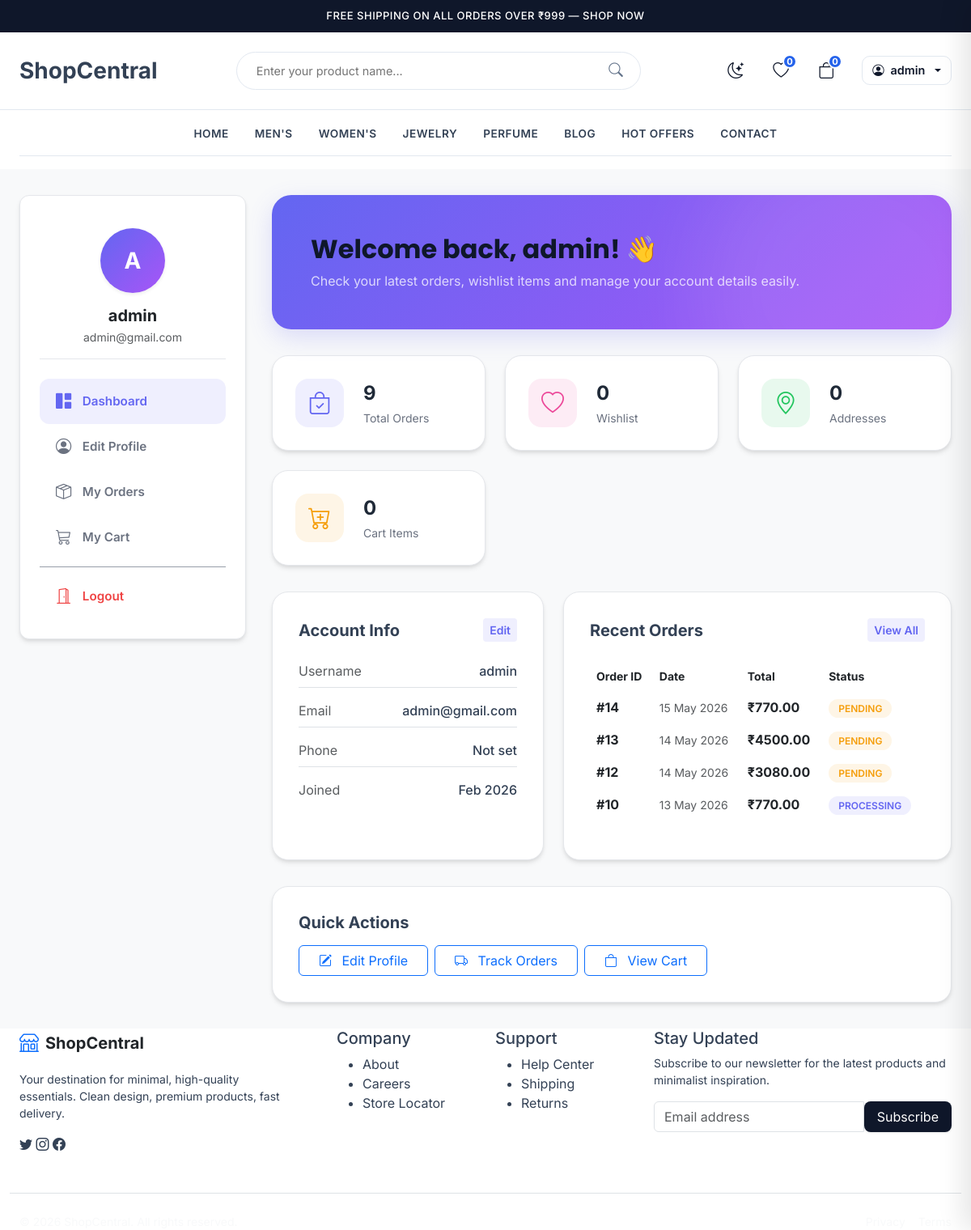
/accounts/dashboard/ (signed in), run on the app's committed database.
### store/models.py (models this page shows, shortened)
class Order(models.Model):
    STATUS_CHOICES = [
        ('pending',    'Pending'),
        ('processing', 'Processing'),
        ('shipped',    'Shipped'),
        ('delivered',  'Delivered'),
        ('cancelled',  'Cancelled'),
    ]
    PAYMENT_CHOICES = [
        ('upi',        'UPI / GPay'),
        ('card',       'Credit / Debit Card'),
        ('netbanking', 'Net Banking'),
        ('cod',        'Cash on Delivery'),
    ]
    user           = models.ForeignKey(User, on_delete=models.CASCADE, related_name='orders')
    status         = models.CharField(max_length=20, choices=STATUS_CHOICES, default='pending')
    payment_method = models.CharField(max_length=20, choices=PAYMENT_CHOICES, default='cod')
    total_amount   = models.DecimalField(max_digits=10, decimal_places=2)
    address        = models.TextField(blank=True)
    city           = models.CharField(max_length=100, blank=True)
    state          = models.CharField(max_length=100, blank=True)
    pincode        = models.CharField(max_length=10, blank=True)
    created_at     = models.DateTimeField(auto_now_add=True)
    updated_at     = models.DateTimeField(auto_now=True)
    class Meta:
        ordering = ['-created_at']

### accounts/views.py (the view)
# urls.py: path('dashboard/', views.dashboard, name='dashboard'),
@login_required
def dashboard(request):
    return render(request, 'accounts/dashboard.html')

### store/cart.py (called while the page is built)
    def get_total(self):
        return sum(Decimal(item['price']) * item['quantity'] for item in self.cart.values())

    def __bool__(self):
        return bool(self.cart)

### store/context_processors.py (called while the page is built)
def cart(request):
    return {'cart': Cart(request)}

### templates/accounts/dashboard.html (shortened to what this page needs)
{% extends 'base.html' %}
{% load static %}
{% block content %}
<div class="dashboard-wrapper">
  <div class="container-custom">
    <div class="dashboard-layout">
      <aside class="dash-sidebar">
        <div class="dash-user-info p-3 mb-4 text-center">
          <div class="dash-avatar mb-3">
            {% if user.profile.avatar %}
              <img src="{{ user.profile.avatar.url }}" alt="{{ user.username }}" class="img-fluid rounded-circle shadow-sm">
            {% else %}
              <div class="dash-avatar-placeholder mx-auto d-flex align-items-center justify-content-center fw-bold fs-3 rounded-circle shadow-sm">
                {{ user.username|first|upper }}
              </div>
            {% endif %}
          </div>
          <h5 class="mb-1 fw-bold text-dark text-truncate px-2">{{ user.get_full_name|default:user.username }}</h5>
          <p class="small text-muted mb-0 text-truncate px-2">{{ user.email }}</p>
        </div>
        <nav class="dash-nav">
          <a href="{% url 'accounts:dashboard' %}" class="dash-nav-link active">
            <i class="bi bi-grid-1x2-fill"></i> Dashboard
          </a>
          <a href="{% url 'accounts:profile' %}" class="dash-nav-link">
            <i class="bi bi-person-circle"></i> Edit Profile
          </a>
          <a href="{% url 'store:my_orders' %}" class="dash-nav-link">
            <i class="bi bi-box-seam"></i> My Orders
          </a>
          <a href="{% url 'store:cart_detail' %}" class="dash-nav-link">
            <i class="bi bi-cart3"></i> My Cart
          </a>
          <hr class="my-2 opacity-50">
          <form method="post" action="{% url 'logout' %}" id="logout-form">
            <button type="submit" class="dash-nav-link logout border-0 bg-transparent w-100 text-start">
              <i class="bi bi-door-open"></i> Logout
            </button>
          </form>
        </nav>
      </aside>
      <main class="dash-main">
        <section class="welcome-banner">
          <div class="position-relative z-1">
            <h2 class="fw-bold mb-2">Welcome back, {{ user.username }}! 👋</h2>
            <p class="mb-0 opacity-75">Check your latest orders, wishlist items and manage your account details easily.</p>
          </div>
        </section>
        <section class="stats-grid">
          <div class="stat-card">
            <div class="stat-icon orders">
              <i class="bi bi-bag-check"></i>
            </div>
            <div class="stat-info">
              <span class="stat-value">{{ user.orders.count }}</span>
              <span class="stat-label">Total Orders</span>
            </div>
          </div>
          <div class="stat-card">
            <div class="stat-icon wishlist">
              <i class="bi bi-heart"></i>
            </div>
            <div class="stat-info">
              <span class="stat-value">0</span>
              <span class="stat-label">Wishlist</span>
            </div>
          </div>
          <div class="stat-card">
            <div class="stat-icon address">
              <i class="bi bi-geo-alt"></i>
            </div>
            <div class="stat-info">
              <span class="stat-value">{% if user.profile.address %}1{% else %}0{% endif %}</span>
              <span class="stat-label">Addresses</span>
            </div>
          </div>
          <div class="stat-card">
            <div class="stat-icon cart">
              <i class="bi bi-cart-plus"></i>
            </div>
            <div class="stat-info">
              {% with cart_count=request.session.cart|length %}
              <span class="stat-value">{{ cart_count }}</span>
              {% endwith %}
              <span class="stat-label">Cart Items</span>
            </div>
          </div>
        </section>
        <div class="row g-4">
          <div class="col-lg-5">
            <div class="dash-card h-100">
              <div class="dash-card-header">
                <h5 class="fw-bold mb-0">Account Info</h5>
                <a href="{% url 'accounts:profile' %}" class="btn btn-sm btn-soft-primary">Edit</a>
              </div>
              <ul class="list-unstyled mb-0">
                <li class="mb-3 d-flex justify-content-between border-bottom pb-2">
                  <span class="text-muted">Username</span>
                  <span class="fw-medium">{{ user.username }}</span>
                </li>
                <li class="mb-3 d-flex justify-content-between border-bottom pb-2">
                  <span class="text-muted">Email</span>
                  <span class="fw-medium">{{ user.email }}</span>
                </li>
                <li class="mb-3 d-flex justify-content-between border-bottom pb-2">
                  <span class="text-muted">Phone</span>
                  <span class="fw-medium">{{ user.profile.phone|default:"Not set" }}</span>
                </li>
                <li class="mb-0 d-flex justify-content-between">
                  <span class="text-muted">Joined</span>
                  <span class="fw-medium">{{ user.date_joined|date:"M Y" }}</span>
                </li>
              </ul>
            </div>
          </div>
          <div class="col-lg-7">
            <div class="dash-card h-100">
              <div class="dash-card-header">
                <h5 class="fw-bold mb-0">Recent Orders</h5>
                <a href="{% url 'store:my_orders' %}" class="btn btn-sm btn-soft-primary">View All</a>
              </div>
              {% with recent_orders=user.orders.all|slice:":4" %}
              {% if recent_orders %}
                <div class="table-responsive">
                  <table class="table table-borderless align-middle">
                    <thead class="text-muted small uppercase">
                      <tr>
                        <th>Order ID</th>
                        <th>Date</th>
                        <th>Total</th>
                        <th>Status</th>
                      </tr>
                    </thead>
                    <tbody>
                      {% for order in recent_orders %}
                      <tr>
                        <td class="fw-bold">#{{ order.id }}</td>
                        <td class="text-muted small">{{ order.created_at|date:"d M Y" }}</td>
                        <td class="fw-bold">₹{{ order.total_amount }}</td>
                        <td>
                          <span class="order-status
                            {% if order.status == 'delivered' %}status-delivered
                            {% elif order.status == 'cancelled' %}status-cancelled
                            {% elif order.status == 'shipped' or order.status == 'processing' %}status-processing
                            {% else %}status-pending{% endif %}">
                            {{ order.get_status_display }}
                          </span>
                        </td>
                      </tr>
                      {% endfor %}
                    </tbody>
                  </table>
                </div>
              {% endif %}
              {% endwith %}
            </div>
          </div>
        </div>
        <section class="dash-card">
          <h5 class="fw-bold mb-3">Quick Actions</h5>
          <div class="d-flex flex-wrap gap-2">
            <a href="{% url 'accounts:profile' %}" class="btn btn-outline-primary px-4">
              <i class="bi bi-pencil-square me-2"></i> Edit Profile
            </a>
            <a href="{% url 'store:my_orders' %}" class="btn btn-outline-primary px-4">
              <i class="bi bi-truck me-2"></i> Track Orders
            </a>
            <a href="{% url 'store:cart_detail' %}" class="btn btn-outline-primary px-4">
              <i class="bi bi-bag me-2"></i> View Cart
            </a>
          </div>
        </section>
      </main>
    </div>
  </div>
</div>
{% endblock %}

### templates/base.html (shortened to what this page needs)
{% load static %}
<!DOCTYPE html>
<html lang="en">
<head>
  <link href="https://cdn.jsdelivr.net/npm/bootstrap@5.3.0/dist/css/bootstrap.min.css" rel="stylesheet">
  <link rel="stylesheet" href="{% static 'css/style.css' %}?v=3.0">
  <link rel="stylesheet" href="https://cdn.jsdelivr.net/npm/bootstrap-icons@1.10.5/font/bootstrap-icons.css">
</head>
<body>
  <div class="header-top d-none d-lg-block" style="background: #0f172a; color: white; padding: 10px 0; font-size: 13px; font-weight: 500;">
    <div class="container-custom text-center">
      <span style="letter-spacing: 0.5px;">FREE SHIPPING ON ALL ORDERS OVER ₹999 — SHOP NOW</span>
    </div>
  </div>
  <div class="header-main">
    <div class="container-custom d-flex justify-content-between align-items-center">
      <a class="navbar-brand fs-3 m-0" href="/">
        <strong>ShopCentral</strong>
      </a>
      <div class="search-wrapper d-none d-md-block">
        <form action="{% url 'store:product_list' %}" method="GET" class="position-relative w-100">
          <input type="text" name="q" class="search-input" placeholder="Enter your product name...">
          <button type="submit" class="search-btn"><i class="bi bi-search"></i></button>
        </form>
      </div>
      <div class="user-actions">
        <button id="theme-toggle" class="action-btn border-0 bg-transparent" title="Toggle Theme">
          <i class="bi bi-moon-stars" id="theme-icon"></i>
        </button>
        <a href="#" class="action-btn" title="Wishlist">
          <i class="bi bi-heart"></i>
          <span class="action-badge">0</span>
        </a>
        <a href="{% url 'store:cart_detail' %}" class="action-btn me-2" title="Cart">
          <i class="bi bi-bag"></i>
          {% with total=request.session.cart|length %}
            <span class="action-badge">{{ total }}</span>
          {% endwith %}
        </a>
        {% if user.is_authenticated %}
          <div class="dropdown">
            <button class="btn btn-login-outline dropdown-toggle d-flex align-items-center gap-2" type="button" data-bs-toggle="dropdown">
              <i class="bi bi-person-circle"></i>
              <span>{{ user.username }}</span>
            </button>
          </div>
        {% endif %}
      </div>
    </div>
  </div>
  <div class="header-bottom d-none d-lg-block">
    <div class="container-custom">
      <ul class="category-nav">
        <li><a href="/">Home</a></li>
        <li><a href="{% url 'store:product_list' %}?category=mens" class="text-uppercase">Men's</a></li>
        <li><a href="{% url 'store:product_list' %}?category=womens" class="text-uppercase">Women's</a></li>
        <li><a href="{% url 'store:product_list' %}?category=jewelry" class="text-uppercase">Jewelry</a></li>
        <li><a href="{% url 'store:product_list' %}?category=perfume" class="text-uppercase">Perfume</a></li>
        <li><a href="#">Blog</a></li>
        <li><a href="#">Hot Offers</a></li>
        <li><a href="{% url 'store:contact' %}">Contact</a></li>
      </ul>
    </div>
  </div>
  <main>
    {% block content %}
    {% endblock %}
  </main>
  <footer class="footer">
    <div class="container-custom">
      <div class="row gy-4">
        <div class="col-lg-4 col-md-6">
          <div class="d-flex align-items-center gap-2 mb-3">
            <i class="bi bi-shop text-primary fs-4"></i>
            <span class="fs-5 fw-bold font-poppins text-dark">ShopCentral</span>
          </div>
          <p class="text-gray small mb-3 pe-lg-4">Your destination for minimal, high-quality essentials. Clean design, premium products, fast delivery.</p>
          <div class="social-links">
            <a href="#"><i class="bi bi-twitter"></i></a>
            <a href="#"><i class="bi bi-instagram"></i></a>
            <a href="#"><i class="bi bi-facebook"></i></a>
          </div>
        </div>
        <div class="col-lg-2 col-md-3 col-6">
          <h5 class="footer-title">Company</h5>
          <ul class="footer-links">
            <li><a href="#">About</a></li>
            <li><a href="#">Careers</a></li>
            <li><a href="#">Store Locator</a></li>
          </ul>
        </div>
        <div class="col-lg-2 col-md-3 col-6">
          <h5 class="footer-title">Support</h5>
          <ul class="footer-links">
            <li><a href="#">Help Center</a></li>
            <li><a href="#">Shipping</a></li>
            <li><a href="#">Returns</a></li>
          </ul>
        </div>
        <div class="col-lg-4 col-md-6">
          <h5 class="footer-title">Stay Updated</h5>
          <p class="text-gray small mb-3">Subscribe to our newsletter for the latest products and minimalist inspiration.</p>
          <form class="d-flex">
            <input type="email" class="form-control shadow-none rounded-start rounded-0" placeholder="Email address" required>
            <button class="btn btn-primary rounded-end rounded-0 px-3" type="submit">Subscribe</button>
          </form>
        </div>
      </div>
      <div class="row mt-5 pt-4 border-top">
        <div class="col-md-6 text-center text-md-start">
          <p class="text-light small mb-0">&copy; 2026 ShopCentral. All rights reserved.</p>
        </div>
        <div class="col-md-6 text-center text-md-end mt-2 mt-md-0 d-flex gap-3 justify-content-center justify-content-md-end">
          <a href="#" class="text-light small text-decoration-none">Privacy</a>
          <a href="#" class="text-light small text-decoration-none">Terms</a>
        </div>
      </div>
    </div>
  </footer>
  <div class="toast-container position-fixed bottom-0 end-0 p-3" style="z-index: 2000;">
  </div>
</body>
</html>

### data on the page
Order: id "14", created_at "15 May 2026", total_amount "770.00", status "PENDING"
Order: id "13", created_at "14 May 2026", total_amount "4500.00", status "PENDING"
Order: id "12", created_at "14 May 2026", total_amount "3080.00", status "PENDING"
Order: id "10", created_at "13 May 2026", total_amount "770.00", status "PROCESSING"

### other printed values
{{ total }} "0"
{{ user.username }} "admin"
{{ user.username|first|upper }} "A"
{{ user.get_full_name|default:user.username }} "admin"
{{ user.email }} "admin@gmail.com"
{{ user.orders.count }} "9"
{{ cart_count }} "0"
{{ user.profile.phone|default:"Not set" }} "Not set"
{{ user.date_joined|date:"M Y" }} "Feb 2026"
